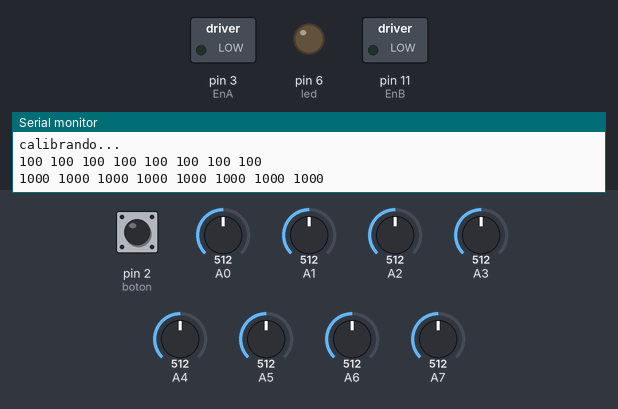
Bench run of a sketch on a simulated Arduino Nano, built with avr-gcc and run on an emulated ATmega328P. Parts: switched loads named in the sketch (green lamp = pin HIGH), output pins drawn as LEDs (lit = HIGH), the last lines printed to the serial monitor. Dashed ring = blinking. The inputs (shaded band) are chosen by the test bench; at power-on: pin 2 (boton) HIGH, A3 = 512, A2 = 512, A5 = 512, A0 = 512, A1 = 512, A4 = 512, A6 = 512, A7 = 512. Pins used as bus, display or sensor lines are not drawn.

Above: at 13.0 s.
13.1 s: pin 2 (boton) pulled LOW for 0.35 s
At 13.4 s:
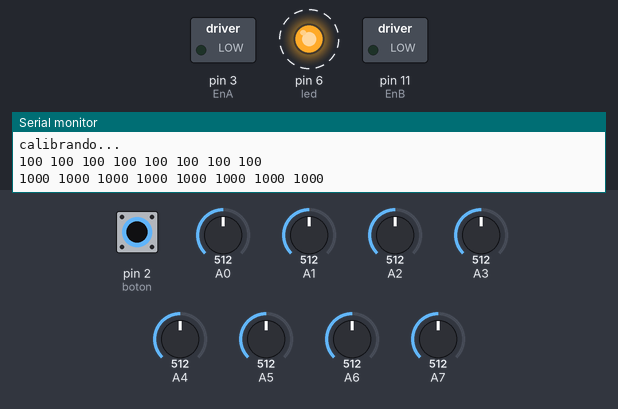
15.6 s: A3 set to 526
At 16.3 s:
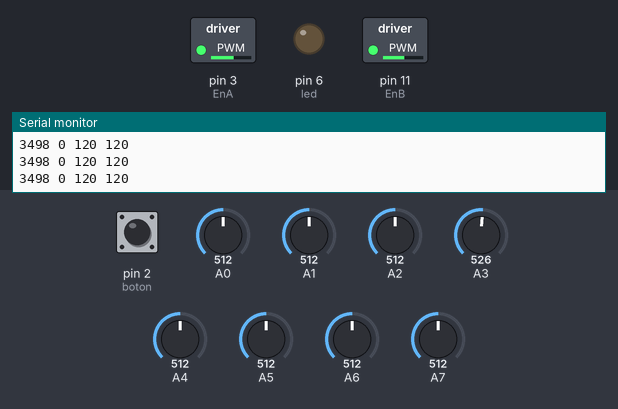
17.1 s: A2 set to 390
At 18.3 s:
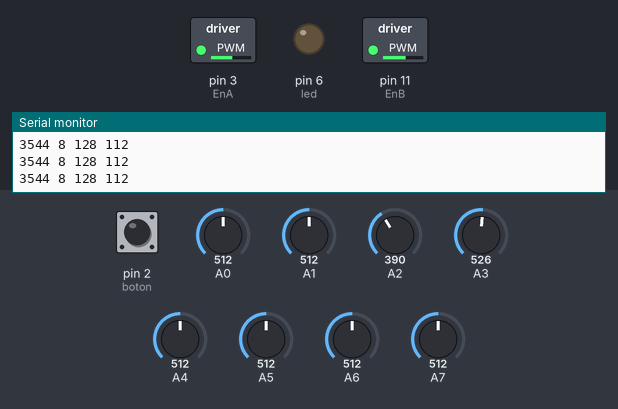
18.6 s: A5 set to 390
At 19.7 s:
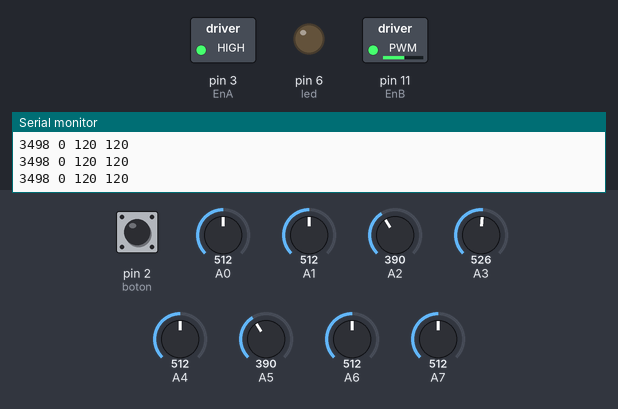
20.1 s: A0 set to 390
At 20.8 s:
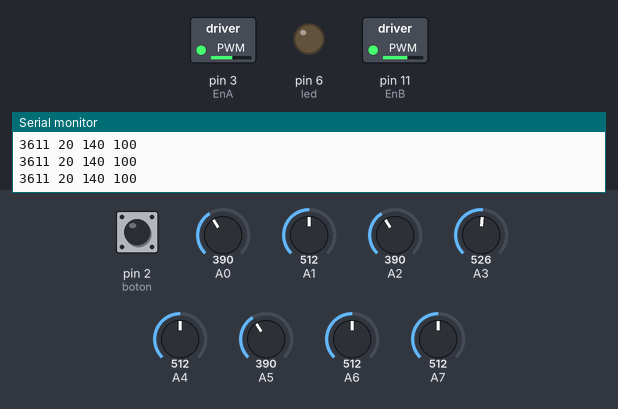
23.1 s: A1 set to 494
At 23.7 s:
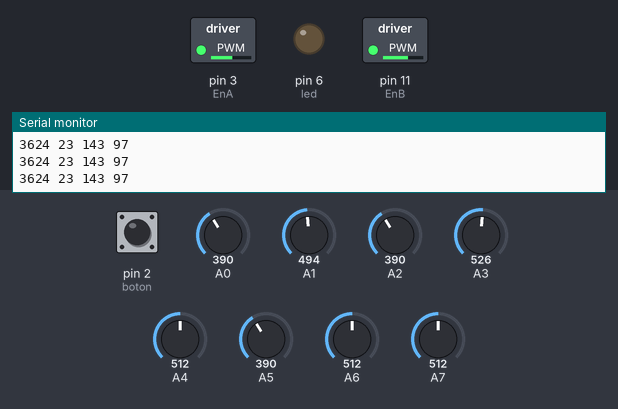
Timing chart, 0 to 26.1 s (numbered marks = the images above; inputs shaded):
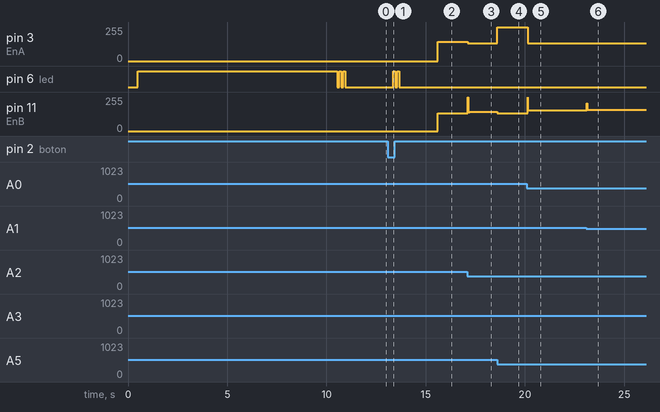

Measured:
- the behaviour switches between 512 and 513 on A3 (found by bisection; images 1 and 2)
- after the input at 13.1 s, pin 6 (led): alternates HIGH for 0.10 s and LOW for 0.10 s, 4 changes in all, then stays LOW, starting after 0.27 s
- after the input at 15.6 s, pin 3 (EnA): 0/255 → 143/255 at once; pin 11 (EnB): 0/255 → 135/255 at once
- after the input at 17.1 s, pin 3 (EnA): 143/255 → 135/255 at once; pin 11 (EnB): 135/255 → 142/255 at once, → 143/255 0.10 s later
- after the input at 18.6 s, pin 3 (EnA): 135/255 → 255/255 at once; pin 11 (EnB): 143/255 → 135/255 at once
- after the input at 20.1 s, pin 3 (EnA): 255/255 → 135/255 at once; pin 11 (EnB): 135/255 → 155/255 at once
- after the input at 23.1 s, pin 11 (EnB): 155/255 → 158/255 at once

The sketch:

Code.ino
```cpp
#include <QTRSensors.h>

int in3=10;
int in4=5; //Motor izquierdo
int EnB=11;


int in1=4;
int in2=9; //Motor derecho
int EnA=3;

int led=6;
int boton=2;

int  derivativo=0, proporcional=0, integral=0; //parametros
int  salida_pwm=0, proporcional_pasado=0;

int velocidad=120;
float Kp=0.18, Kd=4, Ki=0.001;
QTRSensors qtr;

const uint8_t SensorCount = 8;
uint16_t sensorValues[SensorCount];

void setup(){Serial.begin(9600);
  // configure the sensors
  pinMode(8,INPUT);
  pinMode(6,OUTPUT);
  qtr.setTypeAnalog();
  qtr.setSensorPins((const uint8_t[]){A0, A1, A2, A3, A4, A5,A6,A7}, SensorCount);
  qtr.setEmitterPin(13);

  delay(500);
  pinMode(LED_BUILTIN, OUTPUT);
  digitalWrite(LED_BUILTIN, HIGH); // turn on Arduino's LED to indicate we are in calibration mode

  // analogRead() takes about 0.1 ms on an AVR.
  // 0.1 ms per sensor * 4 samples per sensor read (default) * 6 sensors
  // * 10 reads per calibrate() call = ~24 ms per calibrate() call.
  // Call calibrate() 400 times to make calibration take about 10 seconds.
  digitalWrite(led,HIGH);
  for (uint16_t i = 0; i < 400; i++)
  {
    qtr.calibrate();
    Serial.println("calibrando...");
  }
  digitalWrite(LED_BUILTIN, LOW); // turn off Arduino's LED to indicate we are through with calibration

  parpadeo();
  // print the calibration minimum values measured when emitters were on

  for (uint8_t i = 0; i < SensorCount; i++)
  {
    Serial.print(qtr.calibrationOn.minimum[i]);
    Serial.print(' ');
  }
  Serial.println();

  // print the calibration maximum values measured when emitters were on
  for (uint8_t i = 0; i < SensorCount; i++)
  {
    Serial.print(qtr.calibrationOn.maximum[i]);
    Serial.print(' ');
  }
  Serial.println();
  Serial.println();
  delay(1000);

  while(true)
{
    int x=digitalRead(boton); //leemos y guardamos el valor
                                      // del boton en variable x
    delay(100);
    if(x==0) //si se presiona boton
    {

        break;
    }
}
parpadeo();
}

void loop()
{
 uint16_t position = qtr.readLineBlack(sensorValues);


  proporcional = (position) - 3500; // set point es 3500, asi obtenemos el error
  integral=integral + proporcional_pasado; //obteniendo integral
  derivativo = (proporcional - proporcional_pasado); //obteniedo el derivativo

  if (integral>1000) integral=1000; //limitamos la integral para no causar problemas
  if (integral<-1000) integral=-1000;


salida_pwm =( proporcional * Kp ) + ( derivativo * Kd )+(integral*Ki);


  if (  salida_pwm > velocidad )  salida_pwm = velocidad; //limitamos la salida de pwm
  if ( salida_pwm < -velocidad )  salida_pwm = -velocidad;

  Serial.print(position);
  Serial.print(" ");
  Serial.print(salida_pwm);
  Serial.print(" ");
  Serial.print(velocidad+salida_pwm);
  Serial.print(" ");
  Serial.println(velocidad-salida_pwm);
   if (salida_pwm < 0)
 {
  motores(velocidad+salida_pwm, velocidad);
 }
 if (salida_pwm >0)
 {
  motores(velocidad, velocidad-salida_pwm);
 }

 proporcional_pasado = proporcional;
}

void motores(int motor_izq, int motor_der)
{
  if ( motor_izq >= 0 )  //motor izquierdo
 {
  analogWrite(EnA,255-motor_izq);
  digitalWrite(in1,HIGH);
  digitalWrite(in2,LOW);

 }
 else
 {

  motor_izq = motor_izq*(-1);
  analogWrite(EnA,motor_izq);
  digitalWrite(in1,LOW);
  digitalWrite(in2,HIGH);


 }

  if ( motor_der >= 0 ) //motor derecho
 {
 analogWrite(EnB,255-motor_der);
  digitalWrite(in3,HIGH);
  digitalWrite(in4,LOW);
 }
 else
 {

  motor_der= motor_der*(-1);
  analogWrite(EnB,motor_der);
  digitalWrite(in3,LOW);
  digitalWrite(in4,HIGH);

 }


}

void parpadeo(){
digitalWrite(led,LOW);
delay(100);
digitalWrite(led,HIGH);
delay(100);
digitalWrite(led,LOW);
delay(100);
digitalWrite(led,HIGH);
delay(100);
digitalWrite(led,LOW);
delay(100);
}
```
